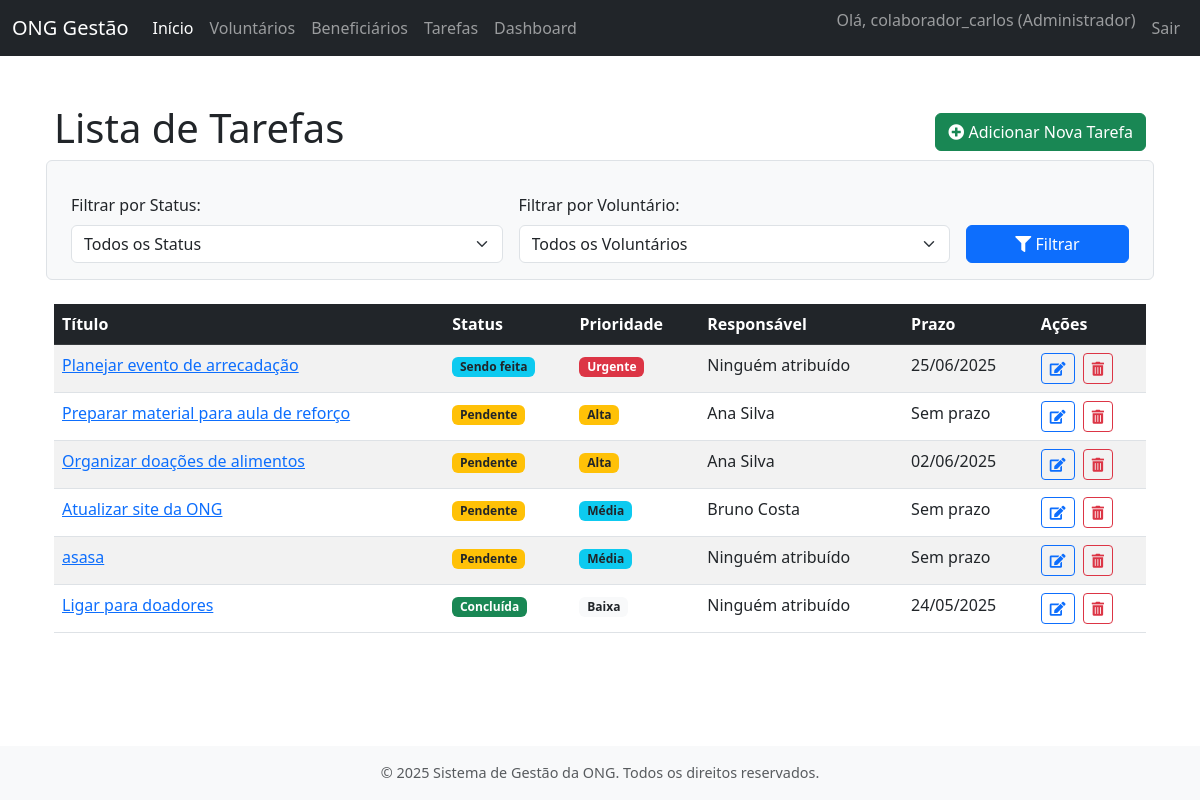
Screenshot of /tarefas/ (signed in) with the database file from the repository.
### contas/models.py (models this page shows, shortened)
class Usuario(AbstractUser):
    TIPOS_USUARIO = [
        ('ADMIN', 'Administrador'),
        ('COLAB', 'Colaborador'),
    ]
    tipo_usuario = models.CharField(
        max_length=5,
        choices=TIPOS_USUARIO,
        default='COLAB',
        verbose_name='Tipo de Usuário'
    )
    groups = models.ManyToManyField(
        'auth.Group',
        verbose_name='grupos',
        blank=True,
        help_text='Os grupos aos quais este usuário pertence. Um usuário receberá todas as permissões concedidas a cada um de seus grupos.',
        related_name="usuario_set_contas",  # Nome único para related_name
        related_query_name="usuario_contas",
    )
    user_permissions = models.ManyToManyField(
        'auth.Permission',
        verbose_name='permissões do usuário',
        blank=True,
        help_text='Permissões específicas para este usuário.',
        related_name="usuario_set_contas_perm",  # Nome único para related_name
        related_query_name="usuario_contas_perm",
    )

### tarefas/models.py (models this page shows, shortened)
class Tarefa(models.Model):
    STATUS_TAREFA = [
        ('PEND', 'Pendente'),
        ('FAZE', 'Sendo feita'),
        ('CONC', 'Concluída'),
        ('CANC', 'Cancelada'), # Adicionando um status de cancelada
    ]
    PRIORIDADE_TAREFA = [
        (1, 'Baixa'),
        (2, 'Média'),
        (3, 'Alta'),
        (4, 'Urgente'),
    ]
    titulo = models.CharField(max_length=200, verbose_name='Título da Tarefa')
    descricao = models.TextField(verbose_name='Descrição Detalhada')
    status = models.CharField(
        max_length=4,
        choices=STATUS_TAREFA,
        default='PEND',
        verbose_name='Status'
    )
    prioridade = models.IntegerField(
        choices=PRIORIDADE_TAREFA,
        default=2, # Média
        verbose_name='Prioridade'
    )
    data_criacao = models.DateTimeField(auto_now_add=True, verbose_name='Data de Criação')
    data_prevista_conclusao = models.DateField(blank=True, null=True, verbose_name='Prazo de Entrega')
    data_conclusao_efetiva = models.DateField(blank=True, null=True, verbose_name='Data de Conclusão Efetiva')
    voluntario_responsavel = models.ForeignKey(
        'voluntarios.Voluntario', # Usando string para evitar importação circular
        on_delete=models.SET_NULL, # Se o voluntário for excluído, a tarefa não é, mas fica sem responsável
        null=True,
        blank=True, # Uma tarefa pode ser criada sem um voluntário inicialmente
        related_name='tarefas_atribuidas',
        verbose_name='Voluntário Responsável'
    )
    atribuido_por = models.ForeignKey(
        settings.AUTH_USER_MODEL, # Usuário do sistema (Colaborador/Admin) que atribuiu
        on_delete=models.SET_NULL,
        null=True,
        blank=True, # Pode ser uma tarefa criada pelo próprio voluntário ou sistema
        related_name='tarefas_criadas',
        verbose_name='Atribuído Por'
    )
    observacoes = models.TextField(blank=True, null=True, verbose_name='Observações Adicionais')
    class Meta:
        verbose_name = 'Tarefa'
        verbose_name_plural = 'Tarefas'
        ordering = ['-prioridade', 'data_prevista_conclusao', 'titulo'] # Ordenar por prioridade (maior primeiro), depois prazo

### voluntarios/models.py (models this page shows, shortened)
class Voluntario(models.Model):
    usuario = models.OneToOneField(
        settings.AUTH_USER_MODEL,
        on_delete=models.CASCADE,
        verbose_name='Usuário',
        help_text='Conta de usuário associada a este voluntário.'
    )
    nome_completo = models.CharField(max_length=255, verbose_name='Nome Completo')
    cpf = models.CharField(max_length=14, unique=True, verbose_name='CPF', help_text='Formato: XXX.XXX.XXX-XX')
    data_nascimento = models.DateField(verbose_name='Data de Nascimento')
    telefone = models.CharField(max_length=20, blank=True, null=True, verbose_name='Telefone Celular', help_text='Formato: (XX) XXXXX-XXXX')
    endereco = models.TextField(blank=True, null=True, verbose_name='Endereço Completo')
    areas_interesse = models.TextField(blank=True, null=True, verbose_name='Áreas de Interesse', help_text='Descreva as áreas em que o voluntário tem interesse em atuar.')
    disponibilidade = models.TextField(blank=True, null=True, verbose_name='Disponibilidade', help_text='Ex: Segundas e Quartas à tarde, Finais de semana.')
    data_cadastro = models.DateTimeField(auto_now_add=True, verbose_name='Data de Cadastro')
    ativo = models.BooleanField(default=True, verbose_name='Ativo')
    class Meta:
        verbose_name = 'Voluntário'
        verbose_name_plural = 'Voluntários'
        ordering = ['nome_completo']

### tarefas/views.py (the view)
# urls.py: path('', views.listar_tarefas, name='listar_tarefas'),
@login_required
def listar_tarefas(request):
    filtro_status = request.GET.get('status')
    filtro_voluntario_id = request.GET.get('voluntario')
    tarefas = Tarefa.objects.all()
    if filtro_status:
        tarefas = tarefas.filter(status=filtro_status)
    if filtro_voluntario_id:
        tarefas = tarefas.filter(voluntario_responsavel_id=filtro_voluntario_id)
    tarefas = tarefas.order_by('-prioridade', 'data_prevista_conclusao', 'titulo')
    voluntarios_ativos = Voluntario.objects.filter(ativo=True)
    contexto = {
        'tarefas': tarefas,
        'titulo_pagina': 'Lista de Tarefas',
        'status_choices': Tarefa.STATUS_TAREFA, # Para o filtro
        'voluntarios_ativos': voluntarios_ativos, # Para o filtro
        'filtro_status_atual': filtro_status,
        'filtro_voluntario_atual': int(filtro_voluntario_id) if filtro_voluntario_id else None,
    }
    return render(request, 'tarefas/listar_tarefas.html', contexto)

### tarefas/templates/tarefas/listar_tarefas.html (shortened to what this page needs)
{% extends "core/base.html" %}
{% block content %}
<div class="container mt-4">
    <div class="d-flex justify-content-between align-items-center mb-3">
        <h1>{{ titulo_pagina }}</h1>
        <a href="{% url 'tarefas:cadastrar_tarefa' %}" class="btn btn-success">
            <i class="fas fa-plus-circle"></i> Adicionar Nova Tarefa
        </a>
    </div>
    <form method="get" class="row g-3 mb-4 p-3 border rounded bg-light">
        <div class="col-md-5">
            <label for="status" class="form-label">Filtrar por Status:</label>
            <select name="status" id="status" class="form-select">
                <option value="">Todos os Status</option>
            </select>
        </div>
        <div class="col-md-5">
            <label for="voluntario" class="form-label">Filtrar por Voluntário:</label>
            <select name="voluntario" id="voluntario" class="form-select">
                <option value="">Todos os Voluntários</option>
            </select>
        </div>
        <div class="col-md-2 d-flex align-items-end">
            <button type="submit" class="btn btn-primary w-100"><i class="fas fa-filter"></i> Filtrar</button>
        </div>
    </form>
    {% if tarefas %}
        <div class="table-responsive">
            <table class="table table-striped table-hover">
                <thead class="table-dark">
                    <tr>
                        <th>Título</th>
                        <th>Status</th>
                        <th>Prioridade</th>
                        <th>Responsável</th>
                        <th>Prazo</th>
                        <th>Ações</th>
                    </tr>
                </thead>
                <tbody>
                    {% for tarefa in tarefas %}
                    <tr>
                        <td>
                            <a href="{% url 'tarefas:detalhar_tarefa' tarefa.id %}">
                                {{ tarefa.titulo }}
                            </a>
                        </td>
                        <td>
                            <span class="badge
                                {% if tarefa.status == 'PEND' %}bg-warning text-dark{% endif %}
                                {% if tarefa.status == 'FAZE' %}bg-info text-dark{% endif %}
                                {% if tarefa.status == 'CONC' %}bg-success{% endif %}
                            ">{{ tarefa.get_status_display }}</span>
                        </td>
                        <td>
                            <span class="badge
                                {% if tarefa.prioridade == 4 %}bg-danger{% endif %}
                                {% if tarefa.prioridade == 3 %}bg-warning text-dark{% endif %}
                                {% if tarefa.prioridade == 2 %}bg-info text-dark{% endif %}
                                {% if tarefa.prioridade == 1 %}bg-light text-dark{% endif %}
                            ">{{ tarefa.get_prioridade_display }}</span>
                        </td>
                        <td>{{ tarefa.voluntario_responsavel.nome_completo|default:"Ninguém atribuído" }}</td>
                        <td>{{ tarefa.data_prevista_conclusao|date:"d/m/Y"|default:"Sem prazo" }}</td>
                        <td>
                            <a href="{% url 'tarefas:editar_tarefa' tarefa.id %}" class="btn btn-sm btn-outline-primary me-1" title="Editar">
                                <i class="fas fa-edit"></i>
                            </a>
                            <a href="{% url 'tarefas:excluir_tarefa' tarefa.id %}" class="btn btn-sm btn-outline-danger" title="Excluir">
                                <i class="fas fa-trash-alt"></i>
                            </a>
                        </td>
                    </tr>
                    {% endfor %}
                </tbody>
            </table>
        </div>
    {% endif %}
</div>
{% endblock content %}

### core/templates/core/base.html (shortened to what this page needs)
<!DOCTYPE html>
<html lang="pt-br">
  <head>
    <link
      href="https://cdn.jsdelivr.net/npm/bootstrap@5.3.0-alpha1/dist/css/bootstrap.min.css"
      rel="stylesheet"
    />
    <link
      rel="stylesheet"
      href="https://cdnjs.cloudflare.com/ajax/libs/font-awesome/5.15.4/css/all.min.css"
    />
    {% load static %}
    <link rel="stylesheet" href="{% static 'core/css/estilos.css' %}" />
  </head>
  <body>
    <nav class="navbar navbar-expand-lg navbar-dark bg-dark fixed-top">
      <div class="container-fluid">
        <a class="navbar-brand" href="{% url 'core:pagina_inicial' %}"
          >ONG Gestão</a
        >
        <div class="collapse navbar-collapse" id="navbarNav">
          <ul class="navbar-nav me-auto mb-2 mb-lg-0">
            <li class="nav-item">
              <a
                class="nav-link active"
                aria-current="page"
                href="{% url 'core:pagina_inicial' %}"
                >Início</a
              >
            </li>
            {% if user.is_authenticated %}
            <li class="nav-item">
              <a class="nav-link" href="{% url 'voluntarios:listar_voluntarios' %}">Voluntários</a>
            </li>
            <li class="nav-item">
              <a class="nav-link" href="{% url 'beneficiarios:listar_beneficiarios' %}">Beneficiários</a>
            </li>
            <li class="nav-item">
              <a class="nav-link" href="{% url 'tarefas:listar_tarefas' %}">Tarefas</a>
            </li>
            <li class="nav-item">
              <a class="nav-link" href="{% url 'dashboard:painel_principal' %}">Dashboard</a>
            </li>
            {% endif %}
          </ul>
          <ul class="navbar-nav">
            {% if user.is_authenticated %}
            <li class="nav-item">
              <span class="navbar-text me-2">
                Olá, {{ user.username }} ({{ user.get_tipo_usuario_display }})
              </span>
            </li>
            <li class="nav-item">
              <a class="nav-link" href="{% url 'contas:logout' %}">Sair</a>
            </li>
            {% else %}
            <li class="nav-item">
              <a class="nav-link" href="{% url 'contas:login' %}">Entrar</a>
            </li>
            {% endif %}
          </ul>
        </div>
      </div>
    </nav>
    <main class="main-content container mt-4 mb-4">
       {% block content %}{% endblock content %}
    </main>
    <footer class="footer mt-auto py-3 bg-light">
      <div class="container text-center">
        <span class="text-muted"
          >© {% now "Y" %} Sistema de Gestão da ONG. Todos os direitos
          reservados.</span
        >
      </div>
    </footer>
  </body>
</html>

### core/templates/core/base.html (style rules this page uses)
body { padding-top: 56px; display: flex; flex-direction: column; min-height: 100vh; }
.main-content { flex: 1; }
.footer { background-color: #f8f9fa; padding: 1rem 0; text-align: center; font-size: 0.9rem; color: #6c757d; }

### rows the page displays
Usuario: username "colaborador_carlos", tipo_usuario "Administrador"
Tarefa: titulo "Planejar evento de arrecadação", status "Sendo feita", prioridade "Urgente", voluntario_responsavel.nome_completo "Ninguém atribuído", data_prevista_conclusao "25/06/2025"
Tarefa: titulo "Preparar material para aula de reforço", status "Pendente", prioridade "Alta", voluntario_responsavel.nome_completo "Ana Silva", data_prevista_conclusao "Sem prazo"
Tarefa: titulo "Organizar doações de alimentos", status "Pendente", prioridade "Alta", voluntario_responsavel.nome_completo "Ana Silva", data_prevista_conclusao "02/06/2025"
Tarefa: titulo "Atualizar site da ONG", status "Pendente", prioridade "Média", voluntario_responsavel.nome_completo "Bruno Costa", data_prevista_conclusao "Sem prazo"
Tarefa: titulo "asasa", status "Pendente", prioridade "Média", voluntario_responsavel.nome_completo "Ninguém atribuído", data_prevista_conclusao "Sem prazo"
Tarefa: titulo "Ligar para doadores", status "Concluída", prioridade "Baixa", voluntario_responsavel.nome_completo "Ninguém atribuído", data_prevista_conclusao "24/05/2025"

### other values shown
{{ titulo_pagina }} "Lista de Tarefas"
